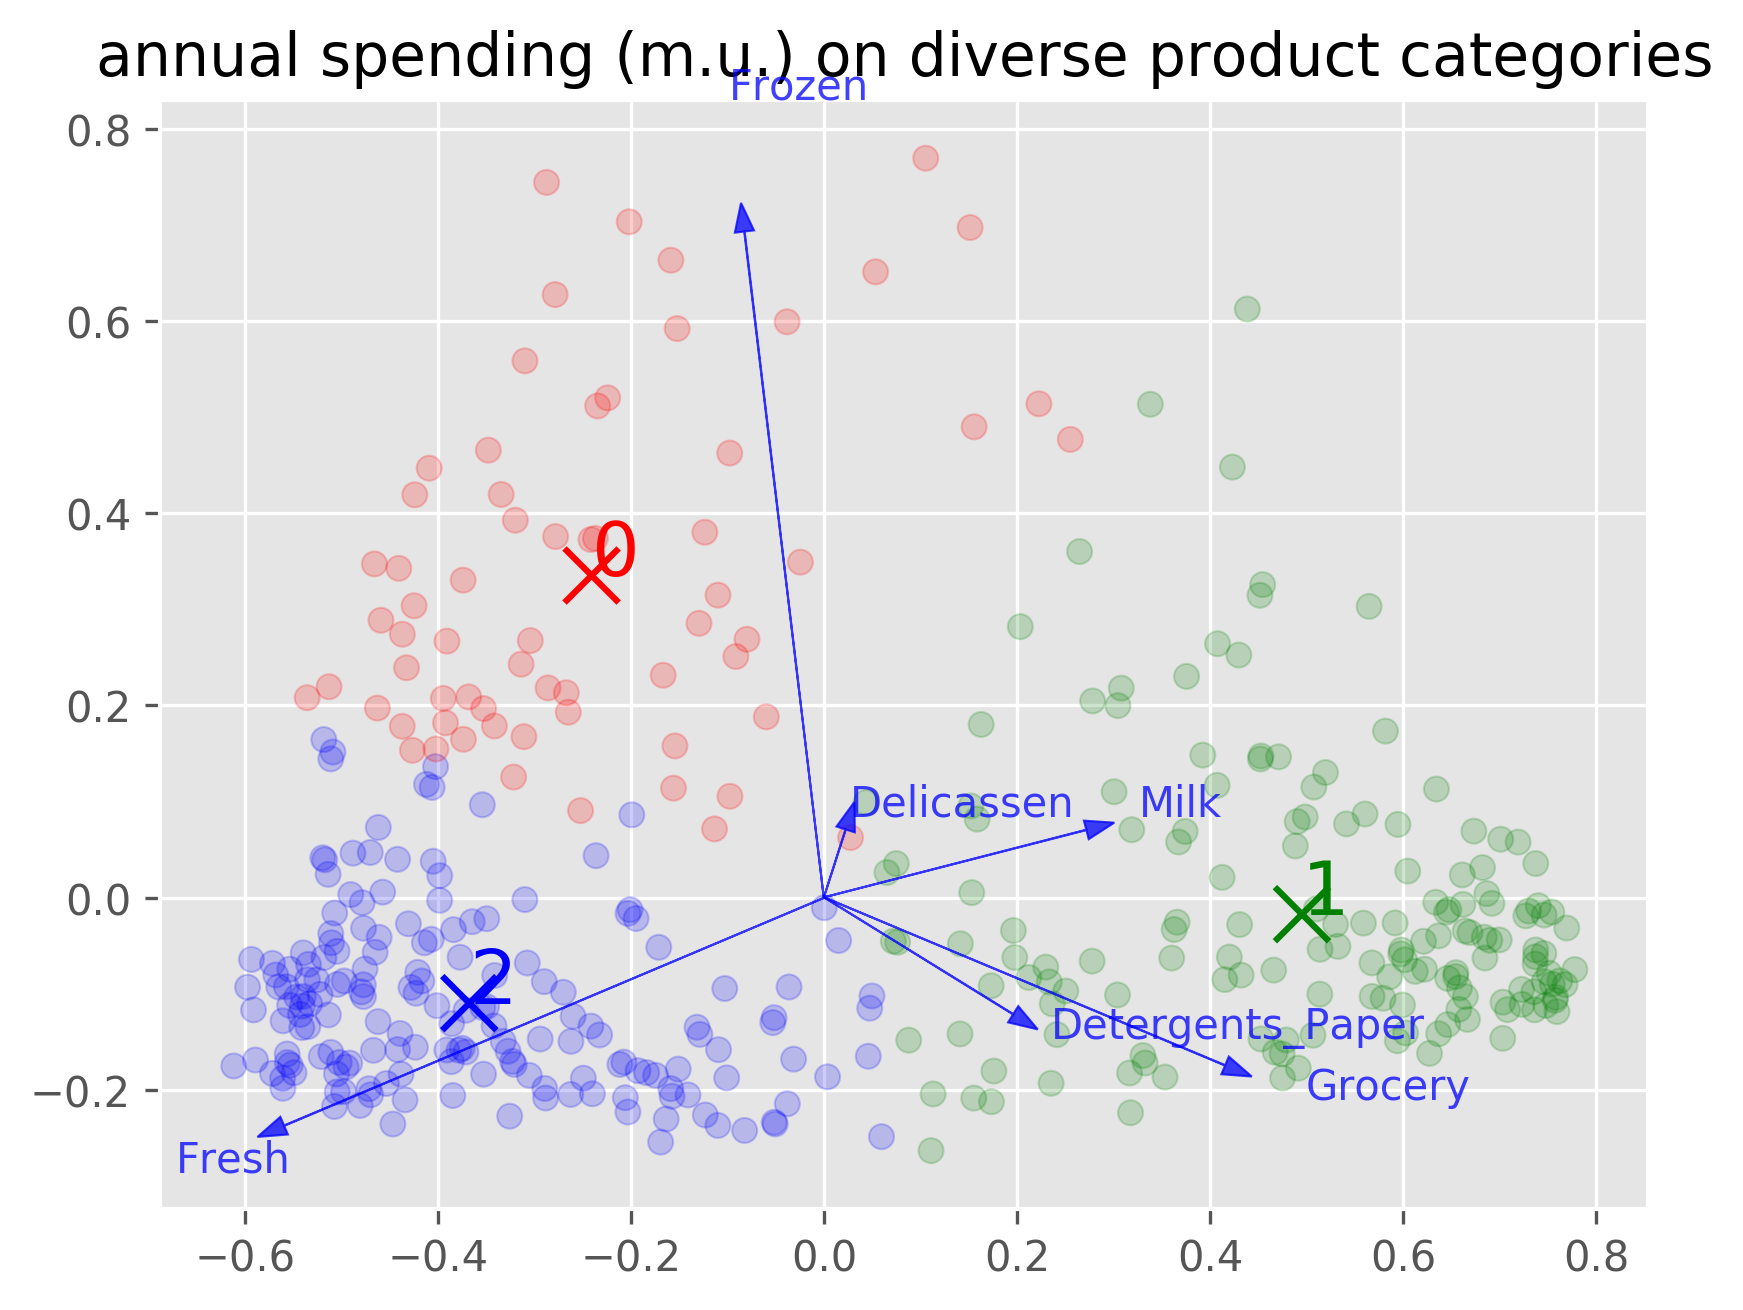

The Python source for this figure:
#Feature scaling was first discussed within one of the PCA lab assignments, but this lab will really familiarize
# you with it. You will be making use of the Wholesale Customer's dataset, hosted by UCI's Machine Learning.
# Unsupervised clustering scans your features and then groups your samples based off of them. Therefore you
# should have a solid understanding of what each of your features are, which one's you should remove, and how to
# scale them in order for the 'blind' clustering to preform correctly and do what you want it to do.
#The first thing that needs to be answered is, what is it you'd like to accomplish by clustering this dataset?
# There are a couple of potential questions you could ask given the data, and the one you choose will drive how
# you manipulate your dataset. Are you interested in which products people buy together, so that you can place
# them near one another in your store, or recommend the pair product when shopping online? Perhaps you're more
# interested in which products people are spending the most money on? Or maybe your interest just lies in identifying
# what individual products people are buying. All of this must be considered.
# For the purposes of this lab, you'll assume you're interested in overall customer behavior rather than channel
# or region specific behavior, so you'll drop those two fields from the dataset. If you were a large wholesaler
# with branches all over the nation, you'd want to keep those fields in so that you can duplicate the process
# outlined in the assignment to particular areas and vertical markets.




import numpy as np
import pandas as pd
from sklearn import preprocessing

import matplotlib.pyplot as plt
import matplotlib


#
# TODO: Parameters to play around with
PLOT_TYPE_TEXT = False    # If you'd like to see indices
PLOT_VECTORS = True       # If you'd like to see your original features in P.C.-Space


matplotlib.style.use('ggplot') # Look Pretty
c = ['red', 'green', 'blue', 'orange', 'yellow', 'brown']

def drawVectors(transformed_features, components_, columns, plt):
  num_columns = len(columns)

  # This function will project your *original* feature (columns)
  # onto your principal component feature-space, so that you can
  # visualize how "important" each one was in the
  # multi-dimensional scaling
  
  # Scale the principal components by the max value in
  # the transformed set belonging to that component
  xvector = components_[0] * max(transformed_features[:,0])
  yvector = components_[1] * max(transformed_features[:,1])

  ## Visualize projections

  # Sort each column by its length. These are your *original*
  # columns, not the principal components.
  import math
  important_features = { columns[i] : math.sqrt(xvector[i]**2 + yvector[i]**2) for i in range(num_columns) }
  important_features = sorted(zip(important_features.values(), important_features.keys()), reverse=True)
  print ("Projected Features by importance:\n", important_features)

  ax = plt.axes()

  for i in range(num_columns):
    # Use an arrow to project each original feature as a
    # labeled vector on your principal component axes
    plt.arrow(0, 0, xvector[i], yvector[i], color='b', width=0.0005, head_width=0.02, alpha=0.75, zorder=600000)
    plt.text(xvector[i]*1.2, yvector[i]*1.2, list(columns)[i], color='b', alpha=0.75, zorder=600000)
  return ax
    

def doPCA(data, dimensions=2):
  from sklearn.decomposition import PCA
  model = PCA(n_components=dimensions, svd_solver='randomized', random_state=7)
  model.fit(data)
  return model


def doKMeans(data, clusters=0):
  #
  # TODO: Do the KMeans clustering here, passing in the # of clusters parameter
  # and fit it against your data. Then, return a tuple containing the cluster
  # centers and the labels.
  #
  # Hint: Just like with doPCA above, you will have to create a variable called
  # `model`, which is a SKLearn K-Means model for this to work.
  #
  # .. your code here ..
  from sklearn.cluster import KMeans
  model=KMeans(n_clusters=clusters).fit(data)
  return model.cluster_centers_, model.labels_


#
# TODO: Load up the dataset. It has may or may not have nans in it. Make
# sure you catch them and destroy them, by setting them to '0'. This is valid
# for this dataset, since if the value is missing, you can assume no $ was spent
# on it.
#
# .. your code here ..

df=pd.read_csv('Datasets/Wholesale customers data.csv')
nans=df.isnull().values.any() #df.isnull().values.sum() the total number of nans

#
# TODO: As instructed, get rid of the 'Channel' and 'Region' columns, since
# you'll be investigating as if this were a single location wholesaler, rather
# than a national / international one. Leaving these fields in here would cause
# KMeans to examine and give weight to them.
#
# .. your code here ..

df=df.drop(labels=['Channel', 'Region'], axis=1)


#
# TODO: Before unitizing / standardizing / normalizing your data in preparation for
# K-Means, it's a good idea to get a quick peek at it. You can do this using the
# .describe() method, or even by using the built-in pandas df.plot.hist()
#
# .. your code here ..
print (df.describe())

#
# INFO: Having checked out your data, you may have noticed there's a pretty big gap
# between the top customers in each feature category and the rest. Some feature
# scaling algos won't get rid of outliers for you, so it's a good idea to handle that
# manually---particularly if your goal is NOT to determine the top customers. After
# all, you can do that with a simple Pandas .sort_values() and not a machine
# learning clustering algorithm. From a business perspective, you're probably more
# interested in clustering your +/- 2 standard deviation customers, rather than the
# creme dela creme, or bottom of the barrel'ers
#
# Remove top 5 and bottom 5 samples for each column:
drop = {}
for col in df.columns:
  # Bottom 5
  sort = df.sort_values(by=col, ascending=True)
  if len(sort) > 5: sort=sort[:5]
  for index in sort.index: drop[index] = True # Just store the index once

  # Top 5
  sort = df.sort_values(by=col, ascending=False)
  if len(sort) > 5: sort=sort[:5]
  for index in sort.index: drop[index] = True # Just store the index once

#
# INFO Drop rows by index. We do this all at once in case there is a
# collision. This way, we don't end up dropping more rows than we have
# to, if there is a single row that satisfies the drop for multiple columns.
# Since there are 6 rows, if we end up dropping < 5*6*2 = 60 rows, that means
# there indeed were collisions.
print ("Dropping {0} Outliers...".format(len(drop)))
df.drop(inplace=True, labels=drop.keys(), axis=0)
print (df.describe())


#
# INFO: What are you interested in?
#
# Depending on what you're interested in, you might take a different approach
# to normalizing/standardizing your data.
# 
# You should note that all columns left in the dataset are of the same unit.
# You might ask yourself, do I even need to normalize / standardize the data?
# The answer depends on what you're trying to accomplish. For instance, although
# all the units are the same (generic money unit), the price per item in your
# store isn't. There may be some cheap items and some expensive one. If your goal
# is to find out what items people buy tend to buy together but you didn't 
# unitize properly before running kMeans, the contribution of the lesser priced
# item would be dwarfed by the more expensive item.
#
# For a great overview on a few of the normalization methods supported in SKLearn,
# please check out: https://stackoverflow.com/questions/30918781/right-function-for-normalizing-input-of-sklearn-svm
#
# Suffice to say, at the end of the day, you're going to have to know what question
# you want answered and what data you have available in order to select the best
# method for your purpose. Luckily, SKLearn's interfaces are easy to switch out
# so in the mean time, you can experiment with all of them and see how they alter
# your results.
#
#
# 5-sec summary before you dive deeper online:
#
# NORMALIZATION: Let's say your user spend a LOT. Normalization divides each item by
#                the average overall amount of spending. Stated differently, your
#                new feature is = the contribution of overall spending going into
#                that particular item: $spent on feature / $overall spent by sample
#
# MINMAX:        What % in the overall range of $spent by all users on THIS particular
#                feature is the current sample's feature at? When you're dealing with
#                all the same units, this will produce a near face-value amount. Be
#                careful though: if you have even a single outlier, it can cause all
#                your data to get squashed up in lower percentages.
#                Imagine your buyers usually spend $100 on wholesale milk, but today
#                only spent $20. This is the relationship you're trying to capture 
#                with MinMax. NOTE: MinMax doesn't standardize (std. dev.); it only
#                normalizes / unitizes your feature, in the mathematical sense.
#                MinMax can be used as an alternative to zero mean, unit variance scaling.
#                [(sampleFeatureValue-min) / (max-min)] * (max-min) + min
#                Where min and max are for the overall feature values for all samples.


#
# TODO: Un-comment just ***ONE*** of lines at a time and see how alters your results
# Pay attention to the direction of the arrows, as well as their LENGTHS
#T = preprocessing.StandardScaler().fit_transform(df)


#T = preprocessing.MinMaxScaler().fit_transform(df)
#T = preprocessing.MaxAbsScaler().fit_transform(df)
T = preprocessing.Normalizer().fit_transform(df)
#T = df # No Change


#
# INFO: Sometimes people perform PCA before doing KMeans, so that KMeans only
# operates on the most meaningful features. In our case, there are so few features
# that doing PCA ahead of time isn't really necessary, and you can do KMeans in
# feature space. But keep in mind you have the option to transform your data to
# bring down its dimensionality. If you take that route, then your Clusters will
# already be in PCA-transformed feature space, and you won't have to project them
# again for visualization.


# Do KMeans
n_clusters = 3
centroids, labels = doKMeans(T, n_clusters)


#
# TODO: Print out your centroids. They're currently in feature-space, which
# is good. Print them out before you transform them into PCA space for viewing
#
# .. your code here ..

print (centroids)
# Do PCA *after* to visualize the results. Project the centroids as well as 
# the samples into the new 2D feature space for visualization purposes.
display_pca = doPCA(T)
T = display_pca.transform(T)
CC = display_pca.transform(centroids)


# Visualize all the samples. Give them the color of their cluster label
fig = plt.figure()
ax = fig.add_subplot(111)
if PLOT_TYPE_TEXT:
  # Plot the index of the sample, so you can further investigate it in your dset
  for i in range(len(T)): ax.text(T[i,0], T[i,1], df.index[i], color=c[labels[i]], alpha=0.75, zorder=600000)
  ax.set_xlim(min(T[:,0])*1.2, max(T[:,0])*1.2)
  ax.set_ylim(min(T[:,1])*1.2, max(T[:,1])*1.2)
else:
  # Plot a regular scatter plot
  sample_colors = [ c[labels[i]] for i in range(len(T)) ]
  ax.scatter(T[:, 0], T[:, 1], c=sample_colors, marker='o', alpha=0.2)


# Plot the Centroids as X's, and label them
ax.scatter(CC[:, 0], CC[:, 1], marker='x', s=169, linewidths=3, zorder=1000, c=c)
for i in range(len(centroids)): ax.text(CC[i, 0], CC[i, 1], str(i), zorder=500010, fontsize=18, color=c[i])


# Display feature vectors for investigation:
if PLOT_VECTORS: drawVectors(T, display_pca.components_, df.columns, plt)

ax.set_title('annual spending (m.u.) on diverse product categories')


# Add the cluster label back into the dataframe and display it:
df['label'] = pd.Series(labels, index=df.index)

plt.savefig('Annual_spending_on_product_categories.png', bbox_inches='tight', dpi=300)
plt.show()
